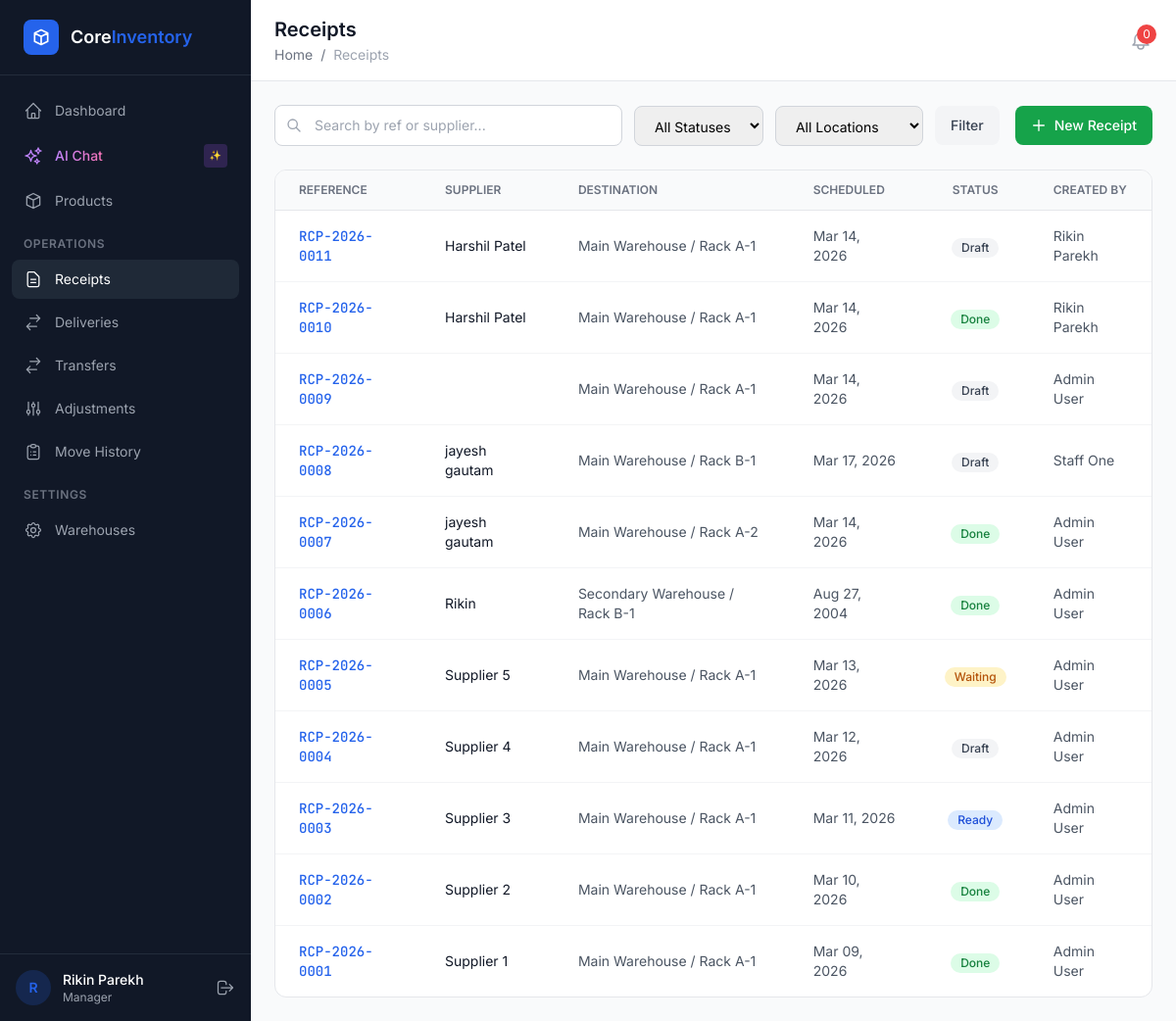
The app's page /receipts/ (signed in), older data.
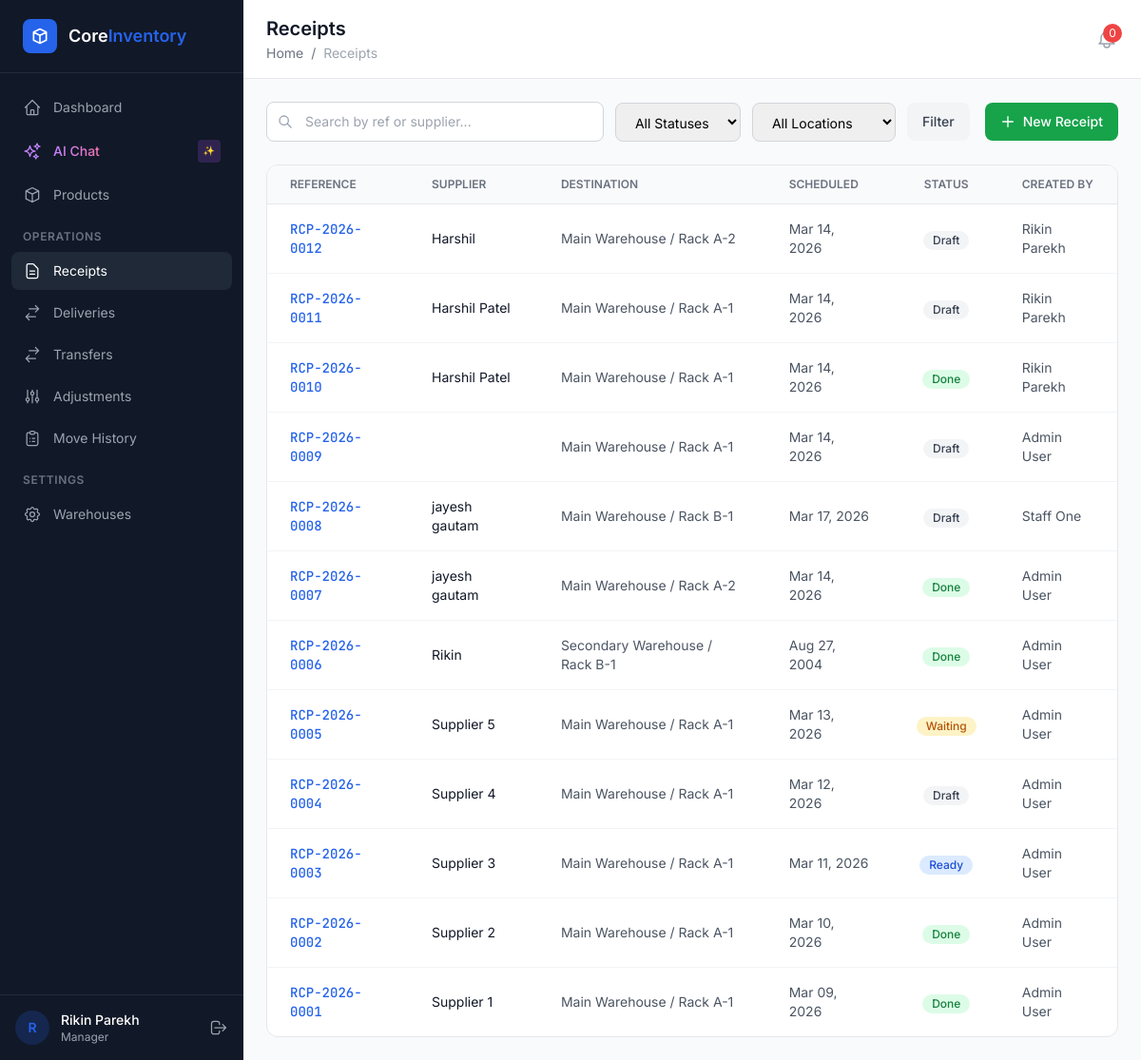
The same page, newer data.
### apps/receipts/models.py (models this page shows, shortened)
class Receipt(models.Model):
    STATUS_CHOICES = [
        ('draft', 'Draft'),
        ('waiting', 'Waiting'),
        ('ready', 'Ready'),
        ('done', 'Done'),
        ('cancelled', 'Cancelled'),
    ]
    ref = models.CharField(max_length=20, unique=True, blank=True)
    supplier = models.ForeignKey(
        'contacts.Supplier',
        on_delete=models.PROTECT,
        related_name='receipts',
        null=True,
        blank=True,
    )
    supplier_name = models.CharField(max_length=255, help_text="Legacy name field")
    supplier_contact = models.CharField(max_length=255, blank=True)
    destination = models.ForeignKey(
        'warehouses.Location',
        on_delete=models.PROTECT,
        related_name='receipts',
    )
    status = models.CharField(max_length=20, choices=STATUS_CHOICES, default='draft')
    scheduled_date = models.DateField()
    notes = models.TextField(blank=True)
    created_by = models.ForeignKey(
        settings.AUTH_USER_MODEL,
        on_delete=models.PROTECT,
        related_name='created_receipts',
    )
    validated_by = models.ForeignKey(
        settings.AUTH_USER_MODEL,
        on_delete=models.SET_NULL,
        null=True,
        blank=True,
        related_name='validated_receipts',
    )
    created_at = models.DateTimeField(auto_now_add=True)
    validated_at = models.DateTimeField(null=True, blank=True)
    class Meta:
        ordering = ['-created_at']

### apps/warehouses/models.py (models this page shows, shortened)
class Location(models.Model):
    warehouse = models.ForeignKey(
        Warehouse,
        on_delete=models.CASCADE,
        related_name='locations',
    )
    name = models.CharField(max_length=255, help_text='e.g. Rack A-3, Production Floor')
    coordinates = models.CharField(max_length=100, blank=True, help_text='Optional coordinates')
    is_active = models.BooleanField(default=True)
    class Meta:
        ordering = ['warehouse', 'name']
    def __str__(self):
        return f'{self.warehouse.name} / {self.name}'

class Warehouse(models.Model):
    name = models.CharField(max_length=255)
    address = models.TextField(blank=True)
    is_active = models.BooleanField(default=True)
    class Meta:
        ordering = ['name']

### apps/accounts/models.py (models this page shows, shortened)
class CustomUser(AbstractUser):
    username = None  # Remove username field
    email = models.EmailField('email address', unique=True)
    full_name = models.CharField(max_length=255, blank=True)
    phone = models.CharField(max_length=20, blank=True)
    avatar = models.ImageField(upload_to='avatars/', blank=True, null=True)
    role = models.ForeignKey(
        'access.Role',
        on_delete=models.SET_NULL,
        null=True,
        blank=True,
        related_name='users',
    )
    warehouse = models.ForeignKey(
        'warehouses.Warehouse',
        on_delete=models.SET_NULL,
        null=True,
        blank=True,
        related_name='users',
        help_text='Restricts user to one warehouse',
    )
    is_approved = models.BooleanField(default=False)
    otp_code = models.CharField(max_length=6, blank=True, null=True)
    otp_expiry = models.DateTimeField(blank=True, null=True)
    USERNAME_FIELD = 'email'
    REQUIRED_FIELDS = ['full_name']
    class Meta:
        verbose_name = 'User'
        verbose_name_plural = 'Users'
        ordering = ['-date_joined']

### apps/receipts/views.py (the view)
# urls.py: path('', views.receipt_list, name='list'),
@login_required
def receipt_list(request):
    qs = Receipt.objects.select_related('destination', 'created_by')
    q = request.GET.get('q', '').strip()
    if q:
        qs = qs.filter(Q(ref__icontains=q) | Q(supplier_name__icontains=q))
    status = request.GET.get('status')
    if status:
        qs = qs.filter(status=status)
    dest_id = request.GET.get('destination')
    if dest_id:
        qs = qs.filter(destination_id=dest_id)
    paginator = Paginator(qs, 20)
    page_obj = paginator.get_page(request.GET.get('page'))
    locations = Location.objects.filter(is_active=True)
    return render(request, 'receipts/list.html', {
        'page_obj': page_obj,
        'q': q,
        'status_filter': status,
        'dest_filter': dest_id,
        'locations': locations,
    })

### apps/access/templatetags/access_tags.py (called while the page is built)
@register.simple_tag
def has_permission(user, codename):
    return has_user_permission(user, codename)

### templates/receipts/list.html (shortened to what this page needs)
{% extends "base.html" %}
{% block page_title %}Receipts{% endblock %}
{% block breadcrumb %}<a href="/dashboard/" class="hover:text-primary">Home</a> <span class="mx-1">/</span> <span class="text-gray-400">Receipts</span>{% endblock %}
{% block content %}
<div class="flex flex-col md:flex-row md:items-center justify-between gap-4 mb-6">
    <form method="GET" class="flex items-center gap-3 flex-1">
        <div class="relative flex-1 max-w-md">
            <svg class="absolute left-3 top-1/2 -translate-y-1/2 w-4 h-4 text-gray-400" fill="none" stroke="currentColor" viewBox="0 0 24 24"><path stroke-linecap="round" stroke-linejoin="round" stroke-width="2" d="M21 21l-6-6m2-5a7 7 0 11-14 0 7 7 0 0114 0z"/></svg>
            <input type="text" name="q" value="{{ q }}" placeholder="Search by ref or supplier..."
                   class="w-full pl-10 pr-4 py-2.5 border border-gray-300 rounded-lg text-sm focus:outline-none focus:ring-2 focus:ring-blue-500">
        </div>
        <select name="status" class="px-4 py-2.5 border border-gray-300 rounded-lg text-sm focus:outline-none focus:ring-2 focus:ring-blue-500">
            <option value="">All Statuses</option>
        </select>
        <select name="destination" class="px-4 py-2.5 border border-gray-300 rounded-lg text-sm focus:outline-none focus:ring-2 focus:ring-blue-500">
            <option value="">All Locations</option>
        </select>
        <button type="submit" class="px-4 py-2.5 bg-gray-100 hover:bg-gray-200 text-gray-700 rounded-lg text-sm font-medium transition-colors">Filter</button>
    </form>
    <a href="{% url 'receipts:create' %}" class="inline-flex items-center gap-2 px-4 py-2.5 bg-green-600 hover:bg-green-700 text-white rounded-lg text-sm font-medium transition-colors">
        <svg class="w-4 h-4" fill="none" stroke="currentColor" viewBox="0 0 24 24"><path stroke-linecap="round" stroke-linejoin="round" stroke-width="2" d="M12 4v16m8-8H4"/></svg>
        New Receipt
    </a>
</div>
{% if page_obj %}
<div class="bg-white rounded-xl border border-gray-200 overflow-hidden">
    <table class="w-full">
        <thead>
            <tr class="border-b border-gray-200 bg-gray-50">
                <th class="text-left px-6 py-3 text-xs font-semibold text-gray-500 uppercase">Reference</th>
                <th class="text-left px-6 py-3 text-xs font-semibold text-gray-500 uppercase">Supplier</th>
                <th class="text-left px-6 py-3 text-xs font-semibold text-gray-500 uppercase">Destination</th>
                <th class="text-left px-6 py-3 text-xs font-semibold text-gray-500 uppercase">Scheduled</th>
                <th class="text-center px-6 py-3 text-xs font-semibold text-gray-500 uppercase">Status</th>
                <th class="text-left px-6 py-3 text-xs font-semibold text-gray-500 uppercase">Created By</th>
            </tr>
        </thead>
        <tbody class="divide-y divide-gray-100">
            {% for receipt in page_obj %}
            <tr class="hover:bg-gray-50 transition-colors cursor-pointer" onclick="window.location='{% url 'receipts:detail' receipt.pk %}'">
                <td class="px-6 py-4 text-sm font-mono font-medium text-blue-600">{{ receipt.ref }}</td>
                <td class="px-6 py-4 text-sm text-gray-900">{{ receipt.supplier_name }}</td>
                <td class="px-6 py-4 text-sm text-gray-600">{{ receipt.destination }}</td>
                <td class="px-6 py-4 text-sm text-gray-600">{{ receipt.scheduled_date|date:"M d, Y" }}</td>
                <td class="px-6 py-4 text-center">{% include "partials/status_badge.html" with status=receipt.status %}</td>
                <td class="px-6 py-4 text-sm text-gray-600">{{ receipt.created_by.full_name|default:receipt.created_by.email }}</td>
            </tr>
            {% endfor %}
        </tbody>
    </table>
</div>
{% else %}
{% include "partials/empty_state.html" with icon="document" title="No receipts found" message="Create your first receipt to start receiving stock." action_url="/receipts/new/" action_label="New Receipt" %}
{% endif %}
{% endblock %}

### templates/partials/status_badge.html
{% if status == 'draft' %}
<span class="inline-flex items-center px-2.5 py-0.5 rounded-full text-xs font-medium bg-gray-100 text-gray-700">Draft</span>
{% elif status == 'waiting' %}
<span class="inline-flex items-center px-2.5 py-0.5 rounded-full text-xs font-medium bg-amber-100 text-amber-700">Waiting</span>
{% elif status == 'ready' %}
<span class="inline-flex items-center px-2.5 py-0.5 rounded-full text-xs font-medium bg-blue-100 text-blue-700">Ready</span>
{% elif status == 'done' %}
<span class="inline-flex items-center px-2.5 py-0.5 rounded-full text-xs font-medium bg-green-100 text-green-700">Done</span>
{% elif status == 'cancelled' %}
<span class="inline-flex items-center px-2.5 py-0.5 rounded-full text-xs font-medium bg-red-100 text-red-700 line-through">Cancelled</span>
{% else %}
<span class="inline-flex items-center px-2.5 py-0.5 rounded-full text-xs font-medium bg-gray-100 text-gray-700">{{ status|title }}</span>
{% endif %}

Row changes from the older to the newer data that the page shows:
added Receipt: ref "RCP-2026-0012", supplier_name "Harshil", destination "Main Warehouse / Rack A-2", scheduled_date "Mar 14, 2026", status "Draft", created_by.full_name "Rikin Parekh"
